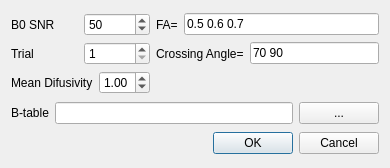
<?xml version="1.0" encoding="UTF-8"?>
<ui version="4.0">
 <class>Simulation</class>
 <widget class="QDialog" name="Simulation">
  <property name="geometry">
   <rect>
    <x>0</x>
    <y>0</y>
    <width>390</width>
    <height>168</height>
   </rect>
  </property>
  <property name="windowTitle">
   <string>Dialog</string>
  </property>
  <layout class="QVBoxLayout" name="verticalLayout_2">
   <item>
    <layout class="QGridLayout" name="gridLayout">
     <property name="margin">
      <number>0</number>
     </property>
     <property name="spacing">
      <number>6</number>
     </property>
     <item row="0" column="0">
      <layout class="QHBoxLayout" name="horizontalLayout_2">
       <item>
        <widget class="QLabel" name="label">
         <property name="text">
          <string>B0 SNR</string>
         </property>
        </widget>
       </item>
       <item>
        <widget class="QSpinBox" name="SNR">
         <property name="minimum">
          <number>1</number>
         </property>
         <property name="maximum">
          <number>200</number>
         </property>
         <property name="value">
          <number>50</number>
         </property>
        </widget>
       </item>
      </layout>
     </item>
     <item row="6" column="0">
      <layout class="QHBoxLayout" name="horizontalLayout_4">
       <item>
        <widget class="QLabel" name="label_3">
         <property name="text">
          <string>Trial</string>
         </property>
        </widget>
       </item>
       <item>
        <widget class="QSpinBox" name="Trial">
         <property name="minimum">
          <number>1</number>
         </property>
         <property name="maximum">
          <number>10</number>
         </property>
         <property name="value">
          <number>1</number>
         </property>
        </widget>
       </item>
      </layout>
     </item>
     <item row="7" column="0">
      <layout class="QHBoxLayout" name="horizontalLayout_3">
       <item>
        <widget class="QLabel" name="label_2">
         <property name="text">
          <string>Mean Difusivity</string>
         </property>
        </widget>
       </item>
       <item>
        <widget class="QDoubleSpinBox" name="MD">
         <property name="minimum">
          <double>0.100000000000000</double>
         </property>
         <property name="maximum">
          <double>5.000000000000000</double>
         </property>
         <property name="value">
          <double>1.000000000000000</double>
         </property>
        </widget>
       </item>
      </layout>
     </item>
     <item row="0" column="1">
      <layout class="QHBoxLayout" name="horizontalLayout_6">
       <item>
        <widget class="QLabel" name="label_6">
         <property name="text">
          <string>FA=</string>
         </property>
        </widget>
       </item>
       <item>
        <widget class="QLineEdit" name="FA">
         <property name="text">
          <string>0.5 0.6 0.7</string>
         </property>
        </widget>
       </item>
      </layout>
     </item>
     <item row="6" column="1">
      <layout class="QHBoxLayout" name="horizontalLayout_7">
       <item>
        <widget class="QLabel" name="label_4">
         <property name="text">
          <string>Crossing Angle=</string>
         </property>
        </widget>
       </item>
       <item>
        <widget class="QLineEdit" name="CrossingAngle">
         <property name="text">
          <string>70 90</string>
         </property>
        </widget>
       </item>
      </layout>
     </item>
    </layout>
   </item>
   <item>
    <layout class="QHBoxLayout" name="horizontalLayout">
     <item>
      <widget class="QLabel" name="label_5">
       <property name="text">
        <string>B-table</string>
       </property>
      </widget>
     </item>
     <item>
      <widget class="QLineEdit" name="Btable"/>
     </item>
     <item>
      <widget class="QPushButton" name="pushButton">
       <property name="text">
        <string>...</string>
       </property>
      </widget>
     </item>
    </layout>
   </item>
   <item>
    <widget class="QDialogButtonBox" name="buttonBox">
     <property name="orientation">
      <enum>Qt::Horizontal</enum>
     </property>
     <property name="standardButtons">
      <set>QDialogButtonBox::Cancel|QDialogButtonBox::Ok</set>
     </property>
    </widget>
   </item>
  </layout>
 </widget>
 <resources/>
 <connections>
  <connection>
   <sender>buttonBox</sender>
   <signal>accepted()</signal>
   <receiver>Simulation</receiver>
   <slot>accept()</slot>
   <hints>
    <hint type="sourcelabel">
     <x>248</x>
     <y>254</y>
    </hint>
    <hint type="destinationlabel">
     <x>157</x>
     <y>274</y>
    </hint>
   </hints>
  </connection>
  <connection>
   <sender>buttonBox</sender>
   <signal>rejected()</signal>
   <receiver>Simulation</receiver>
   <slot>reject()</slot>
   <hints>
    <hint type="sourcelabel">
     <x>316</x>
     <y>260</y>
    </hint>
    <hint type="destinationlabel">
     <x>286</x>
     <y>274</y>
    </hint>
   </hints>
  </connection>
 </connections>
</ui>
